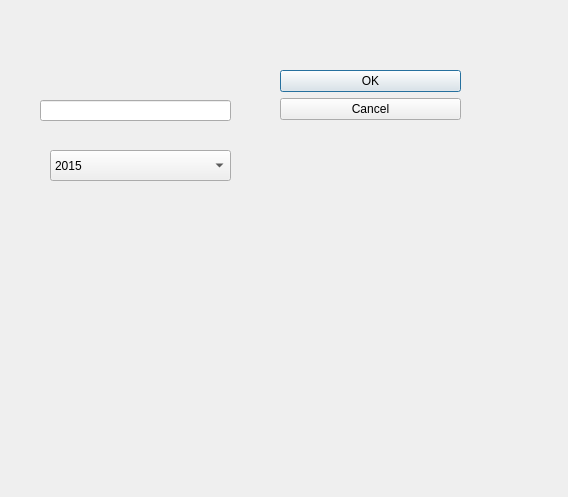
<?xml version="1.0" encoding="UTF-8"?>
<ui version="4.0">
 <class>amenagement</class>
 <widget class="QDialog" name="amenagement">
  <property name="geometry">
   <rect>
    <x>0</x>
    <y>0</y>
    <width>568</width>
    <height>497</height>
   </rect>
  </property>
  <property name="windowTitle">
   <string>Dialog</string>
  </property>
  <widget class="QDialogButtonBox" name="buttonBox">
   <property name="geometry">
    <rect>
     <x>280</x>
     <y>70</y>
     <width>181</width>
     <height>281</height>
    </rect>
   </property>
   <property name="orientation">
    <enum>Qt::Vertical</enum>
   </property>
   <property name="standardButtons">
    <set>QDialogButtonBox::Cancel|QDialogButtonBox::Ok</set>
   </property>
  </widget>
  <widget class="QComboBox" name="comboBox">
   <property name="geometry">
    <rect>
     <x>50</x>
     <y>150</y>
     <width>181</width>
     <height>31</height>
    </rect>
   </property>
   <item>
    <property name="text">
     <string>2015</string>
    </property>
   </item>
   <item>
    <property name="text">
     <string>2014</string>
    </property>
   </item>
   <item>
    <property name="text">
     <string>2013</string>
    </property>
   </item>
  </widget>
  <widget class="QLineEdit" name="lineEdit">
   <property name="geometry">
    <rect>
     <x>40</x>
     <y>100</y>
     <width>191</width>
     <height>21</height>
    </rect>
   </property>
  </widget>
 </widget>
 <resources/>
 <connections/>
</ui>
